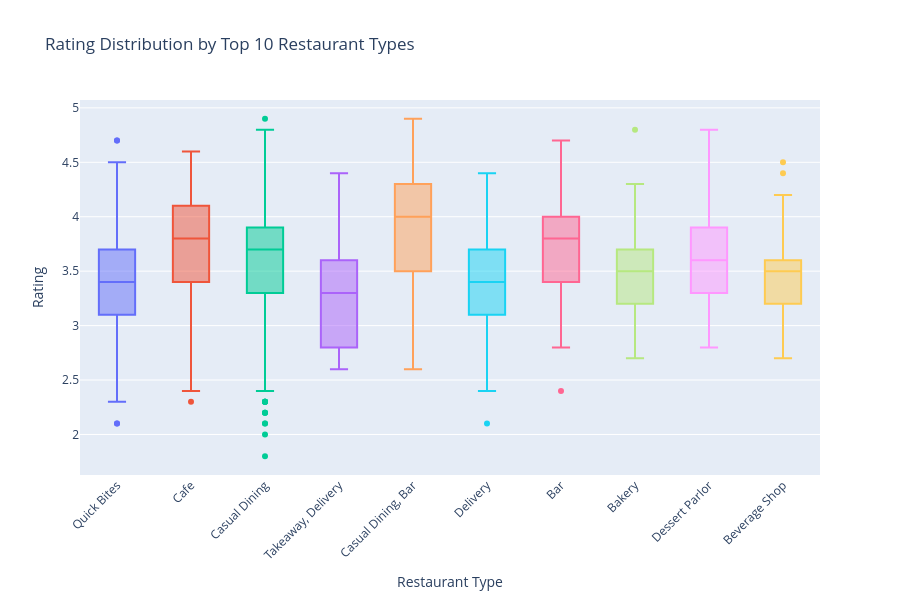

The notebook cell saved with this chart:
### Code cell
# 2. Rating by Restaurant Type
top_restaurant_types = df['restaurant_type'].value_counts().head(10).index
df_top = df[df['restaurant_type'].isin(top_restaurant_types)]

fig = px.box(
    df_top,
    x='restaurant_type',
    y='rating',
    title='Rating Distribution by Top 10 Restaurant Types',
    labels={'restaurant_type': 'Restaurant Type', 'rating': 'Rating'},
    color='restaurant_type',
    points='outliers'
)

fig.update_layout(height=600, xaxis_tickangle=-45, showlegend=False)
fig.show()

print(f"\nAverage Rating by Restaurant Type (Top 10):")
avg_rating_type = df_top.groupby('restaurant_type')['rating'].agg(['mean', 'count', 'std']).round(2)
print(avg_rating_type.sort_values('mean', ascending=False))

### Figure 1 — Plotly figure (JSON) as saved in the notebook; plotly's stock layout.template omitted (floating-point values rounded to 4 significant figures; data arrays with more than 128 entries replaced by an {"elided": "..."} marker saying what was removed)
{"data": [{"alignmentgroup": "True", "boxpoints": "outliers", "hovertemplate": "Restaurant Type=%{x}<br>Rating=%{y}<extra></extra>", "legendgroup": "Quick Bites", "marker": {"color": "#636efa"}, "name": "Quick Bites", "notched": false, "offsetgroup": "Quick Bites", "orientation": "v", "showlegend": true, "type": "box", "x": {"elided": "2840 str values"}, "x0": " ", "xaxis": "x", "y": {"elided": "2840 float values"}, "y0": " ", "yaxis": "y"}, {"alignmentgroup": "True", "boxpoints": "outliers", "hovertemplate": "Restaurant Type=%{x}<br>Rating=%{y}<extra></extra>", "legendgroup": "Cafe", "marker": {"color": "#EF553B"}, "name": "Cafe", "notched": false, "offsetgroup": "Cafe", "orientation": "v", "showlegend": true, "type": "box", "x": {"elided": "403 str values"}, "x0": " ", "xaxis": "x", "y": {"elided": "403 float values"}, "y0": " ", "yaxis": "y"}, {"alignmentgroup": "True", "boxpoints": "outliers", "hovertemplate": "Restaurant Type=%{x}<br>Rating=%{y}<extra></extra>", "legendgroup": "Casual Dining", "marker": {"color": "#00cc96"}, "name": "Casual Dining", "notched": false, "offsetgroup": "Casual Dining", "orientation": "v", "showlegend": true, "type": "box", "x": {"elided": "1634 str values"}, "x0": " ", "xaxis": "x", "y": {"elided": "1634 float values"}, "y0": " ", "yaxis": "y"}, {"alignmentgroup": "True", "boxpoints": "outliers", "hovertemplate": "Restaurant Type=%{x}<br>Rating=%{y}<extra></extra>", "legendgroup": "Takeaway, Delivery", "marker": {"color": "#ab63fa"}, "name": "Takeaway, Delivery", "notched": false, "offsetgroup": "Takeaway, Delivery", "orientation": "v", "showlegend": true, "type": "box", "x": {"elided": "289 str values"}, "x0": " ", "xaxis": "x", "y": {"elided": "289 float values"}, "y0": " ", "yaxis": "y"}, {"alignmentgroup": "True", "boxpoints": "outliers", "hovertemplate": "Restaurant Type=%{x}<br>Rating=%{y}<extra></extra>", "legendgroup": "Casual Dining, Bar", "marker": {"color": "#FFA15A"}, "name": "Casual Dining, Bar", "notched": false, "offsetgroup": "Casual Dining, Bar", "orientation": "v", "showlegend": true, "type": "box", "x": ["Casual Dining, Bar", "Casual Dining, Bar", "Casual Dining, Bar", "Casual Dining, Bar", "Casual Dining, Bar", "Casual Dining, Bar", "Casual Dining, Bar", "Casual Dining, Bar", "Casual Dining, Bar", "Casual Dining, Bar", "Casual Dining, Bar", "Casual Dining, Bar", "Casual Dining, Bar", "Casual Dining, Bar", "Casual Dining, Bar", "Casual Dining, Bar", "Casual Dining, Bar", "Casual Dining, Bar", "Casual Dining, Bar", "Casual Dining, Bar", "Casual Dining, Bar", "Casual Dining, Bar", "Casual Dining, Bar", "Casual Dining, Bar", "Casual Dining, Bar", "Casual Dining, Bar", "Casual Dining, Bar", "Casual Dining, Bar", "Casual Dining, Bar", "Casual Dining, Bar", "Casual Dining, Bar", "Casual Dining, Bar", "Casual Dining, Bar", "Casual Dining, Bar", "Casual Dining, Bar", "Casual Dining, Bar", "Casual Dining, Bar", "Casual Dining, Bar", "Casual Dining, Bar", "Casual Dining, Bar", "Casual Dining, Bar", "Casual Dining, Bar", "Casual Dining, Bar", "Casual Dining, Bar", "Casual Dining, Bar", "Casual Dining, Bar", "Casual Dining, Bar", "Casual Dining, Bar", "Casual Dining, Bar", "Casual Dining, Bar", "Casual Dining, Bar", "Casual Dining, Bar", "Casual Dining, Bar", "Casual Dining, Bar", "Casual Dining, Bar", "Casual Dining, Bar", "Casual Dining, Bar", "Casual Dining, Bar", "Casual Dining, Bar", "Casual Dining, Bar", "Casual Dining, Bar", "Casual Dining, Bar", "Casual Dining, Bar", "Casual Dining, Bar", "Casual Dining, Bar", "Casual Dining, Bar", "Casual Dining, Bar", "Casual Dining, Bar", "Casual Dining, Bar", "Casual Dining, Bar", "Casual Dining, Bar", "Casual Dining, Bar", "Casual Dining, Bar", "Casual Dining, Bar", "Casual Dining, Bar", "Casual Dining, Bar", "Casual Dining, Bar", "Casual Dining, Bar", "Casual Dining, Bar", "Casual Dining, Bar", "Casual Dining, Bar", "Casual Dining, Bar", "Casual Dining, Bar", "Casual Dining, Bar", "Casual Dining, Bar", "Casual Dining, Bar", "Casual Dining, Bar", "Casual Dining, Bar", "Casual Dining, Bar", "Casual Dining, Bar", "Casual Dining, Bar", "Casual Dining, Bar", "Casual Dining, Bar", "Casual Dining, Bar", "Casual Dining, Bar", "Casual Dining, Bar", "Casual Dining, Bar", "Casual Dining, Bar", "Casual Dining, Bar", "Casual Dining, Bar", "Casual Dining, Bar", "Casual Dining, Bar", "Casual Dining, Bar", "Casual Dining, Bar", "Casual Dining, Bar", "Casual Dining, Bar", "Casual Dining, Bar", "Casual Dining, Bar", "Casual Dining, Bar", "Casual Dining, Bar", "Casual Dining, Bar", "Casual Dining, Bar", "Casual Dining, Bar", "Casual Dining, Bar", "Casual Dining, Bar", "Casual Dining, Bar", "Casual Dining, Bar", "Casual Dining, Bar", "Casual Dining, Bar", "Casual Dining, Bar", "Casual Dining, Bar", "Casual Dining, Bar", "Casual Dining, Bar"], "x0": " ", "xaxis": "x", "y": [4.3, 4, 4, 4.4, 3, 3.3, 2.8, 3.7, 3.7, 4.9, 3.6, 3.5, 3.6, 4.2, 4.1, 4.1, 3.8, 4.4, 4.1, 4.5, 4, 4.2, 4.1, 3.1, 4.4, 3.3, 4, 4, 3.3, 4.1, 3.9, 4.4, 4.3, 4.4, 3.1, 4.2, 3.3, 4, 4.4, 4.4, 2.8, 3.9, 4.4, 4.1, 3.2, 4.5, 4.5, 4.2, 4.1, 3.5, 3.8, 3.4, 4.1, 3.2, 4, 4.1, 3.9, 3.4, 3.9, 4.4, 3.7, 4.1, 3.9, 3.6, 3.7, 4.1, 3.2, 4.4, 4.3, 2.8, 2.6, 3.6, 3.5, 4.3, 3.9, 4.1, 4.5, 4.3, 3.3, 2.9, 3.9, 4.4, 4.4, 3.3, 4.1, 3.3, 3.6, 3.1, 3.3, 4.6, 3.4, 3.7, 3.8, 3.4, 4.7, 4.4, 3.7, 4.7, 4.2, 4.1, 3.7, 3.7, 4.6, 4.3, 4.3, 2.8, 3.2, 3.9, 4.5, 2.6, 4.2, 4.5, 4.3, 4.2, 4, 2.8, 4.4, 3.8, 3.9, 3.8, 3.4, 4.2, 4], "y0": " ", "yaxis": "y"}, {"alignmentgroup": "True", "boxpoints": "outliers", "hovertemplate": "Restaurant Type=%{x}<br>Rating=%{y}<extra></extra>", "legendgroup": "Delivery", "marker": {"color": "#19d3f3"}, "name": "Delivery", "notched": false, "offsetgroup": "Delivery", "orientation": "v", "showlegend": true, "type": "box", "x": {"elided": "358 str values"}, "x0": " ", "xaxis": "x", "y": {"elided": "358 float values"}, "y0": " ", "yaxis": "y"}, {"alignmentgroup": "True", "boxpoints": "outliers", "hovertemplate": "Restaurant Type=%{x}<br>Rating=%{y}<extra></extra>", "legendgroup": "Bar", "marker": {"color": "#FF6692"}, "name": "Bar", "notched": false, "offsetgroup": "Bar", "orientation": "v", "showlegend": true, "type": "box", "x": ["Bar", "Bar", "Bar", "Bar", "Bar", "Bar", "Bar", "Bar", "Bar", "Bar", "Bar", "Bar", "Bar", "Bar", "Bar", "Bar", "Bar", "Bar", "Bar", "Bar", "Bar", "Bar", "Bar", "Bar", "Bar", "Bar", "Bar", "Bar", "Bar", "Bar", "Bar", "Bar", "Bar", "Bar", "Bar", "Bar", "Bar", "Bar", "Bar", "Bar", "Bar", "Bar", "Bar", "Bar", "Bar", "Bar", "Bar", "Bar", "Bar", "Bar", "Bar", "Bar", "Bar", "Bar", "Bar", "Bar", "Bar", "Bar", "Bar", "Bar", "Bar", "Bar", "Bar", "Bar", "Bar", "Bar", "Bar", "Bar", "Bar", "Bar", "Bar", "Bar", "Bar", "Bar", "Bar", "Bar", "Bar", "Bar", "Bar", "Bar", "Bar", "Bar"], "x0": " ", "xaxis": "x", "y": [3.9, 3, 3.3, 4, 3.6, 3.5, 3.7, 3.8, 3.7, 3.6, 4.2, 3.7, 3.2, 2.8, 3.9, 3.8, 2.9, 4.3, 3.9, 4, 4.2, 3, 3, 4.1, 3.9, 3.8, 3.9, 4.2, 3.6, 3.1, 4, 3.2, 4.7, 3, 3.9, 3.9, 3.9, 3.1, 3.4, 4.2, 2.4, 3.8, 4, 3.4, 3.9, 3.9, 3.3, 3.6, 3.7, 4.1, 3.2, 4, 3.5, 4, 3, 4.3, 4, 3.8, 3.8, 4.1, 3.9, 3.9, 3.4, 3.3, 3.8, 3.8, 3.3, 2.8, 4.1, 3.3, 3.9, 3.5, 4.5, 3.8, 3.7, 3.7, 3.3, 4.1, 3.7, 3.8, 3.5, 4.1], "y0": " ", "yaxis": "y"}, {"alignmentgroup": "True", "boxpoints": "outliers", "hovertemplate": "Restaurant Type=%{x}<br>Rating=%{y}<extra></extra>", "legendgroup": "Bakery", "marker": {"color": "#B6E880"}, "name": "Bakery", "notched": false, "offsetgroup": "Bakery", "orientation": "v", "showlegend": true, "type": "box", "x": {"elided": "154 str values"}, "x0": " ", "xaxis": "x", "y": {"elided": "154 float values"}, "y0": " ", "yaxis": "y"}, {"alignmentgroup": "True", "boxpoints": "outliers", "hovertemplate": "Restaurant Type=%{x}<br>Rating=%{y}<extra></extra>", "legendgroup": "Dessert Parlor", "marker": {"color": "#FF97FF"}, "name": "Dessert Parlor", "notched": false, "offsetgroup": "Dessert Parlor", "orientation": "v", "showlegend": true, "type": "box", "x": {"elided": "217 str values"}, "x0": " ", "xaxis": "x", "y": {"elided": "217 float values"}, "y0": " ", "yaxis": "y"}, {"alignmentgroup": "True", "boxpoints": "outliers", "hovertemplate": "Restaurant Type=%{x}<br>Rating=%{y}<extra></extra>", "legendgroup": "Beverage Shop", "marker": {"color": "#FECB52"}, "name": "Beverage Shop", "notched": false, "offsetgroup": "Beverage Shop", "orientation": "v", "showlegend": true, "type": "box", "x": ["Beverage Shop", "Beverage Shop", "Beverage Shop", "Beverage Shop", "Beverage Shop", "Beverage Shop", "Beverage Shop", "Beverage Shop", "Beverage Shop", "Beverage Shop", "Beverage Shop", "Beverage Shop", "Beverage Shop", "Beverage Shop", "Beverage Shop", "Beverage Shop", "Beverage Shop", "Beverage Shop", "Beverage Shop", "Beverage Shop", "Beverage Shop", "Beverage Shop", "Beverage Shop", "Beverage Shop", "Beverage Shop", "Beverage Shop", "Beverage Shop", "Beverage Shop", "Beverage Shop", "Beverage Shop", "Beverage Shop", "Beverage Shop", "Beverage Shop", "Beverage Shop", "Beverage Shop", "Beverage Shop", "Beverage Shop", "Beverage Shop", "Beverage Shop", "Beverage Shop", "Beverage Shop", "Beverage Shop", "Beverage Shop", "Beverage Shop", "Beverage Shop", "Beverage Shop", "Beverage Shop", "Beverage Shop", "Beverage Shop", "Beverage Shop", "Beverage Shop", "Beverage Shop", "Beverage Shop", "Beverage Shop", "Beverage Shop", "Beverage Shop", "Beverage Shop", "Beverage Shop", "Beverage Shop", "Beverage Shop", "Beverage Shop", "Beverage Shop", "Beverage Shop", "Beverage Shop", "Beverage Shop", "Beverage Shop", "Beverage Shop", "Beverage Shop", "Beverage Shop", "Beverage Shop", "Beverage Shop", "Beverage Shop", "Beverage Shop", "Beverage Shop", "Beverage Shop", "Beverage Shop", "Beverage Shop", "Beverage Shop", "Beverage Shop", "Beverage Shop", "Beverage Shop", "Beverage Shop", "Beverage Shop", "Beverage Shop", "Beverage Shop", "Beverage Shop", "Beverage Shop", "Beverage Shop", "Beverage Shop", "Beverage Shop", "Beverage Shop", "Beverage Shop", "Beverage Shop", "Beverage Shop", "Beverage Shop", "Beverage Shop", "Beverage Shop", "Beverage Shop", "Beverage Shop", "Beverage Shop", "Beverage Shop", "Beverage Shop", "Beverage Shop", "Beverage Shop", "Beverage Shop", "Beverage Shop", "Beverage Shop", "Beverage Shop", "Beverage Shop", "Beverage Shop", "Beverage Shop", "Beverage Shop", "Beverage Shop", "Beverage Shop", "Beverage Shop", "Beverage Shop", "Beverage Shop", "Beverage Shop"], "x0": " ", "xaxis": "x", "y": [3.2, 3.6, 3.6, 3.4, 3.8, 3.6, 3.8, 3.5, 4.1, 3.8, 2.8, 2.8, 2.7, 3.6, 4.1, 3.5, 3.8, 3.2, 2.8, 3.4, 3.4, 3.3, 4.2, 3.4, 3.4, 3.9, 3.6, 2.7, 2.8, 3.3, 3.1, 3.3, 3.5, 2.8, 2.8, 3.9, 3.5, 2.8, 3.6, 3.6, 3.5, 3.8, 3.8, 3.5, 3.1, 3.3, 2.8, 3.9, 3.1, 3.8, 3.8, 3.5, 3.4, 4.4, 2.8, 4, 3.4, 2.8, 2.8, 3.5, 2.8, 2.8, 3.5, 3.6, 2.8, 3.3, 3.3, 3.2, 3.4, 3.9, 3.7, 3.5, 3.5, 3.3, 2.8, 4, 3.5, 3.4, 4, 3.7, 3.6, 3.6, 3.6, 3.6, 4.1, 3.6, 3.6, 3.2, 2.8, 4.5, 2.8, 3.1, 2.8, 3.5, 3.7, 3.4, 3.1, 3.3, 3.6, 3.4, 3.9, 3.4, 3.2, 3.5, 3.2, 3.4, 3.3, 3.4, 3.5, 3.3, 3.5, 3.7, 3.8, 2.8, 2.8, 2.8, 3.5, 3.6], "y0": " ", "yaxis": "y"}], "layout": {"boxmode": "overlay", "height": 600, "legend": {"title": {"text": "Restaurant Type"}, "tracegroupgap": 0}, "showlegend": false, "title": {"text": "Rating Distribution by Top 10 Restaurant Types"}, "xaxis": {"anchor": "y", "categoryarray": ["Quick Bites", "Cafe", "Casual Dining", "Takeaway, Delivery", "Casual Dining, Bar", "Delivery", "Bar", "Bakery", "Dessert Parlor", "Beverage Shop"], "categoryorder": "array", "domain": [0, 1], "tickangle": -45, "title": {"text": "Restaurant Type"}}, "yaxis": {"anchor": "x", "domain": [0, 1], "title": {"text": "Rating"}}}}
